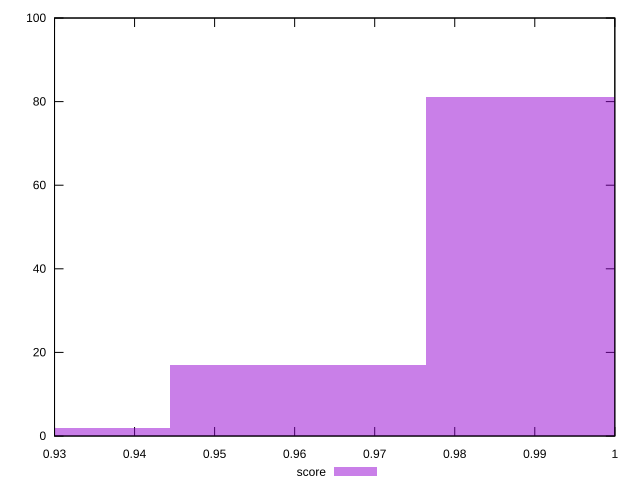

Generate this figure with gnuplot:
reset

$score <<EOF
0.9604217999466736 17
0.992435859944896 81
0.9284077399484512 2
EOF

set key outside below
set boxwidth 0.032014059998222454
set xrange [0.93:1]
set yrange [0:100]
set trange [0:100]
set style fill transparent solid 0.5 noborder
set terminal svg size 640, 490 enhanced background rgb 'white'
set output "report/report_00029_2021-02-24T13-36-40.390Z/first-cpu-idle/samples/agenda/score/histogram.svg"

plot $score title "score" with boxes

reset
